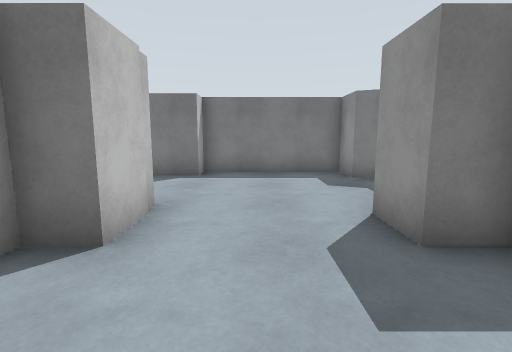
View 1 (above)

24 first-person views from a walk through a robot-simulator world made for Gazebo. The camera is 1.2 m above the floor, tilts 8° down and sees 85° across. The floor is counted in squares, 1 m on a side. Each view is taken from the middle of a square. On the plan, view 1 faces up. The plan holds only what a view shows up to about 12 squares ahead; the rest is blank.

View 2
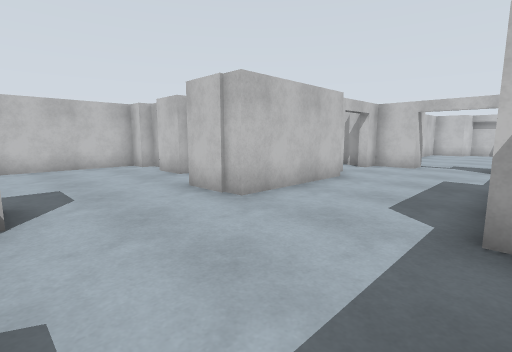

View 3
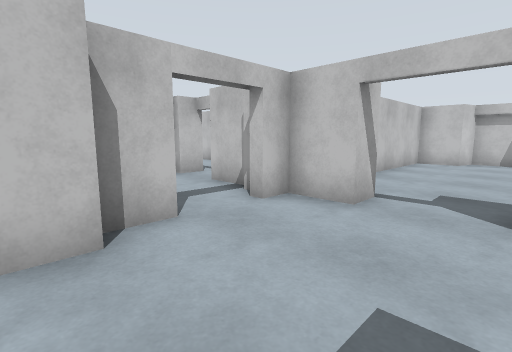

View 4
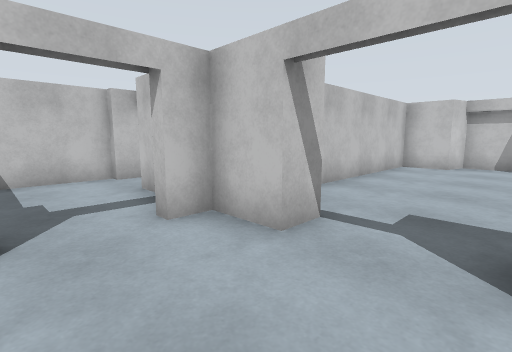

View 5
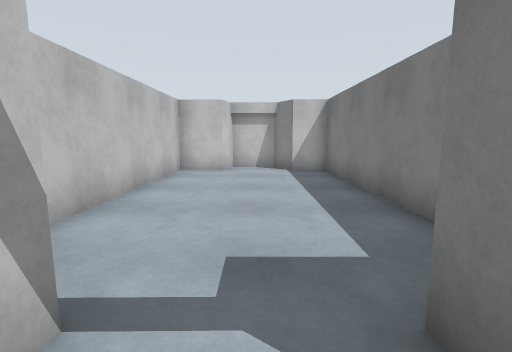

View 6
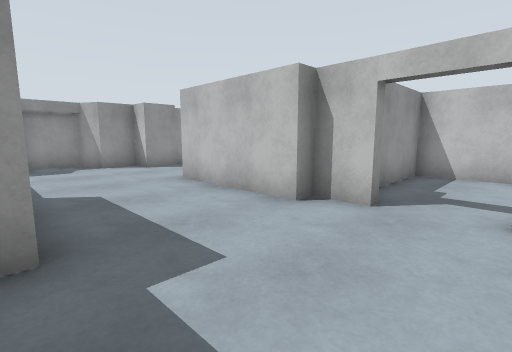

View 7
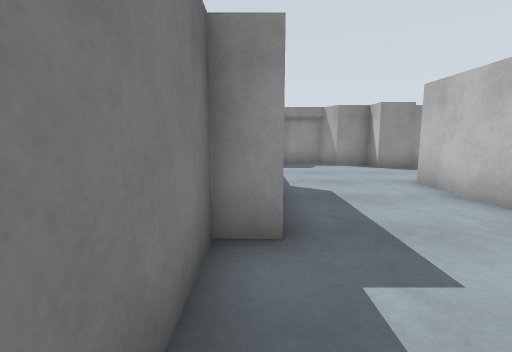

View 8
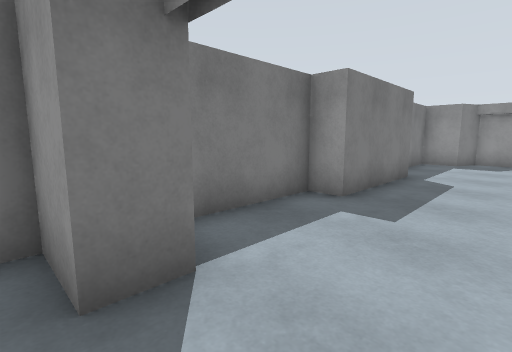

View 9
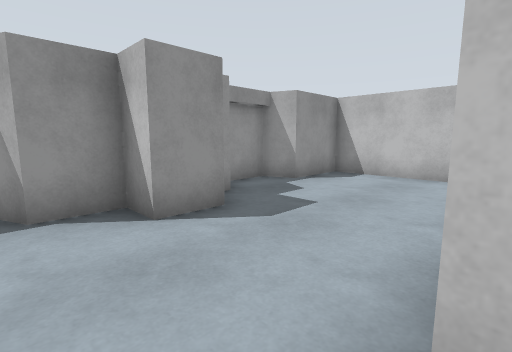

View 10
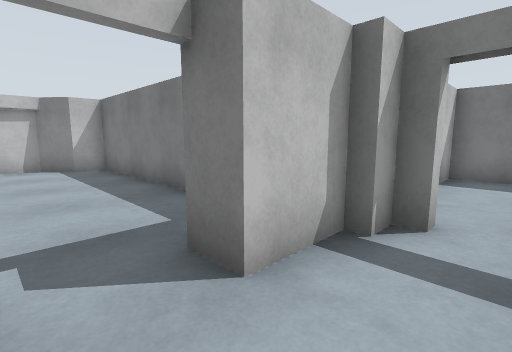

View 11
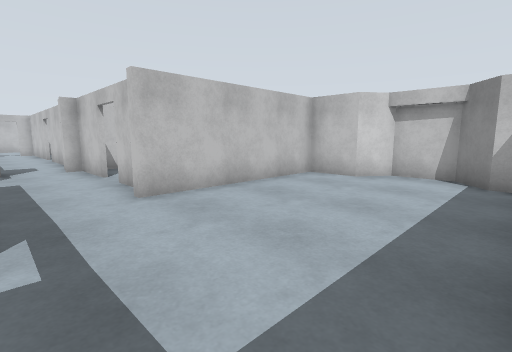

View 12
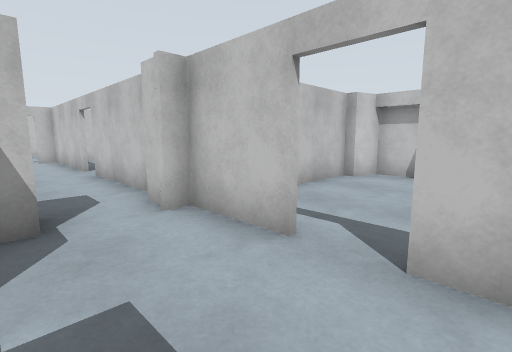

View 13
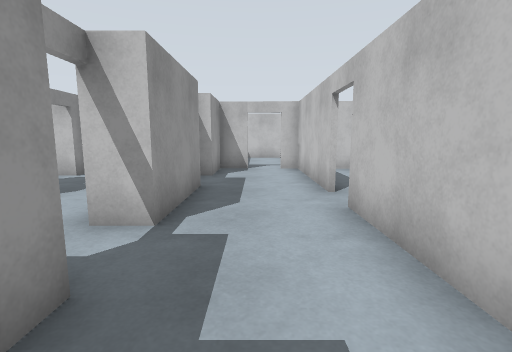

View 14
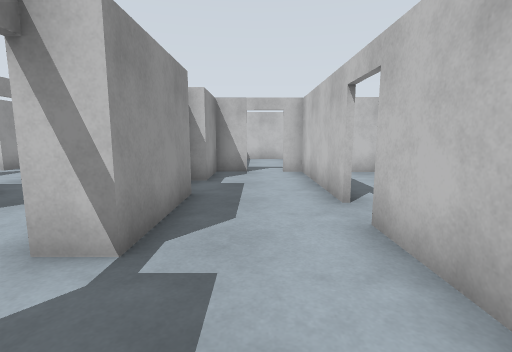

View 15
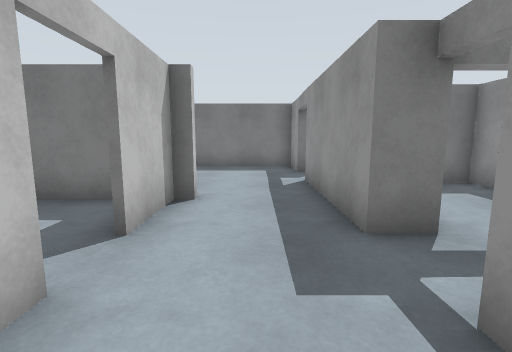

View 16
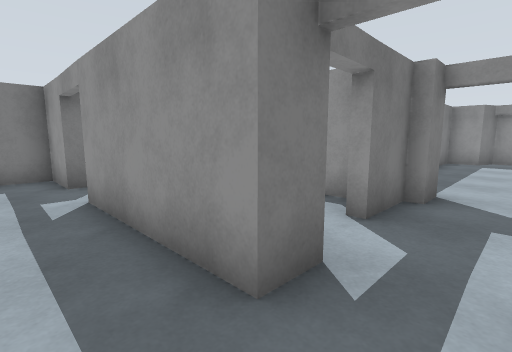

View 17
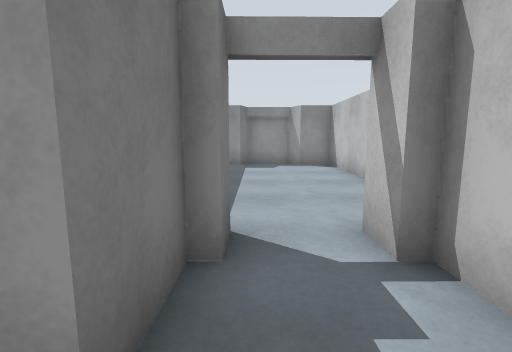

View 18
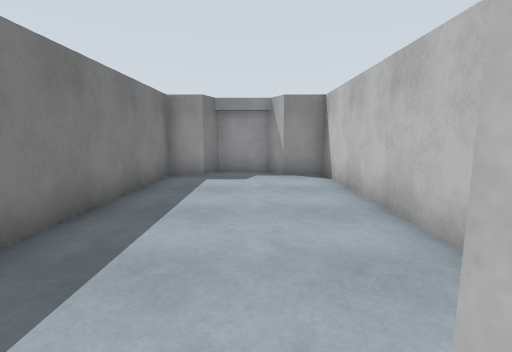

View 19
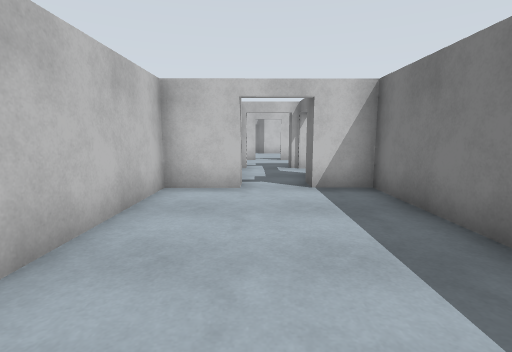

View 20
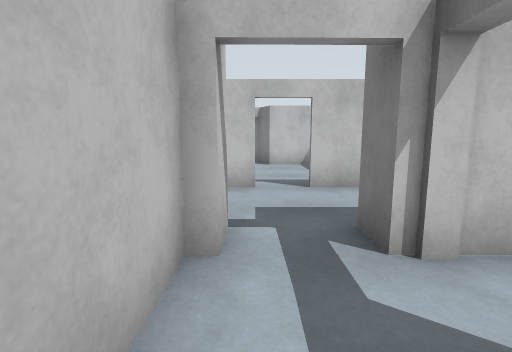

View 21
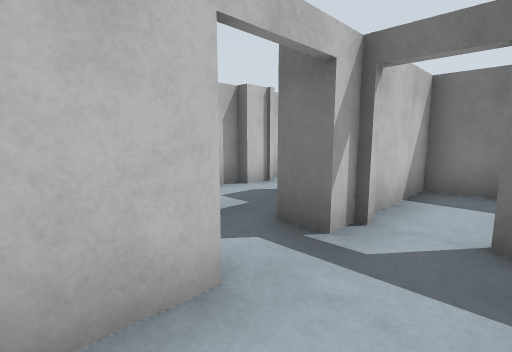

View 22
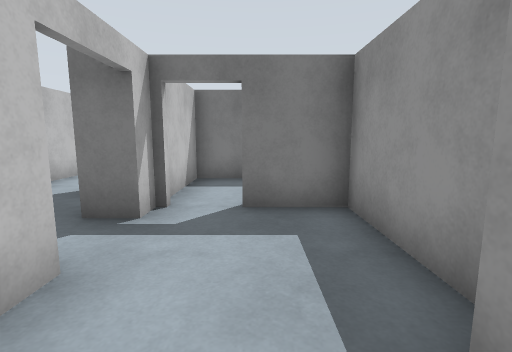

View 23
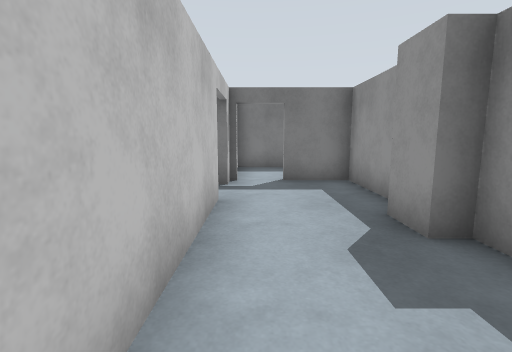

View 24
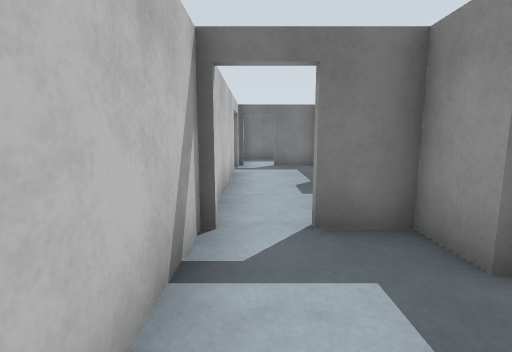

### Floor plan
Key: @ floor where view 1 was taken; # wall or solid block; . floor.
Columns run from 20 left of view 1 to 4 right of it. Each row starts with its distance up from view 1.
 10  ##############   ######
  9 ##........#...#####....#
  8 #......................##
  7 #.......................#
  6 ##......................#
  5  #........#....####....##
  4  ###########.### ##...##
  3 ##........#...#  ##...##
  2 #.........#...#  #.....##
  1 #.............#  #......#
  0 #.............#  #..@...#
 -1 ##........#####  #.....##
 -2  #........#...#  #.....#
 -3  ######...#..###########
 -4  #....#...#.###........##
 -5  #......................#
 -6  .......................#
 -7 #.....#...#####........##
 -8 #######..##.. ##########
 -9       #.. #.. #
-10       #...#.###
-11       #.......#
-12       #.......#
-13       #...#...#
-14       ....#..##
-15       ....#..##
-16      .#...#...
-17      .#...#.....
-18      .#...#.###.
-19     ..#...#..#
-20     ####.##...   #
-21        .. #..    #
-22        ..  .

Positions as (right, up) in squares from view 1, and headings:
1: (0, 0), facing up
2: (2, 9), facing down-left
3: (-5, 8), facing down-left
4: (-7, 8), facing down-left
5: (-9, 7), facing left
6: (-9, 9), facing down-right
7: (-9, 9), facing right
8: (-11, 6), facing up-right
9: (-2, 6), facing down-right
10: (-8, 0), facing up-left
11: (-11, 3), facing down-left
12: (-11, -4), facing down-left
13: (-12, -9), facing down
14: (-12, -10), facing down
15: (-12, -8), facing up
16: (-12, -6), facing up-right
17: (-9, -5), facing right
18: (-6, -6), facing right
19: (1, -6), facing left
20: (-7, -6), facing left
21: (-8, -14), facing up-left
22: (-8, -15), facing up
23: (-9, -18), facing up
24: (-9, -22), facing up
